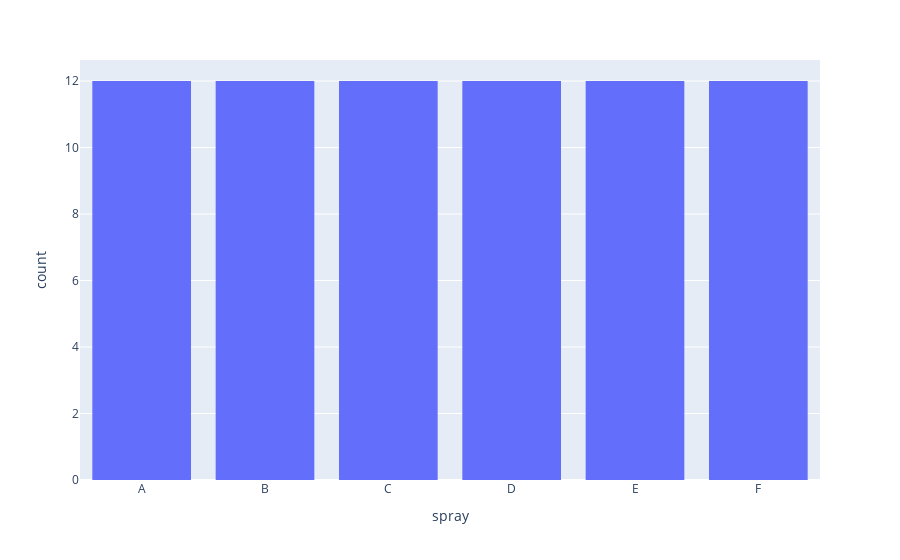

The cell this chart's notebook holds for it:
### Code cell
fig_insects_hist=px.histogram(insects, x='spray',nbins=100)
fig_insects_hist.show()
#Each spray (type: A, B, C, D, E and F) was tested 12 times

### Figure 1 — Plotly figure (JSON) as saved in the notebook; plotly's stock layout.template omitted (floating-point values rounded to 4 significant figures)
{"data": [{"alignmentgroup": "True", "bingroup": "x", "hoverlabel": {"namelength": 0}, "hovertemplate": "spray=%{x}<br>count=%{y}", "legendgroup": "", "marker": {"color": "#636efa"}, "name": "", "nbinsx": 100, "offsetgroup": "", "orientation": "v", "showlegend": false, "type": "histogram", "x": ["A", "A", "A", "A", "A", "A", "A", "A", "A", "A", "A", "A", "B", "B", "B", "B", "B", "B", "B", "B", "B", "B", "B", "B", "C", "C", "C", "C", "C", "C", "C", "C", "C", "C", "C", "C", "D", "D", "D", "D", "D", "D", "D", "D", "D", "D", "D", "D", "E", "E", "E", "E", "E", "E", "E", "E", "E", "E", "E", "E", "F", "F", "F", "F", "F", "F", "F", "F", "F", "F", "F", "F"], "xaxis": "x", "yaxis": "y"}], "layout": {"autosize": true, "barmode": "relative", "legend": {"tracegroupgap": 0}, "margin": {"t": 60}, "xaxis": {"anchor": "y", "autorange": true, "domain": [0, 1], "range": [-0.5, 5.5], "title": {"text": "spray"}, "type": "category"}, "yaxis": {"anchor": "x", "autorange": true, "domain": [0, 1], "range": [0, 12.63], "title": {"text": "count"}}}}
